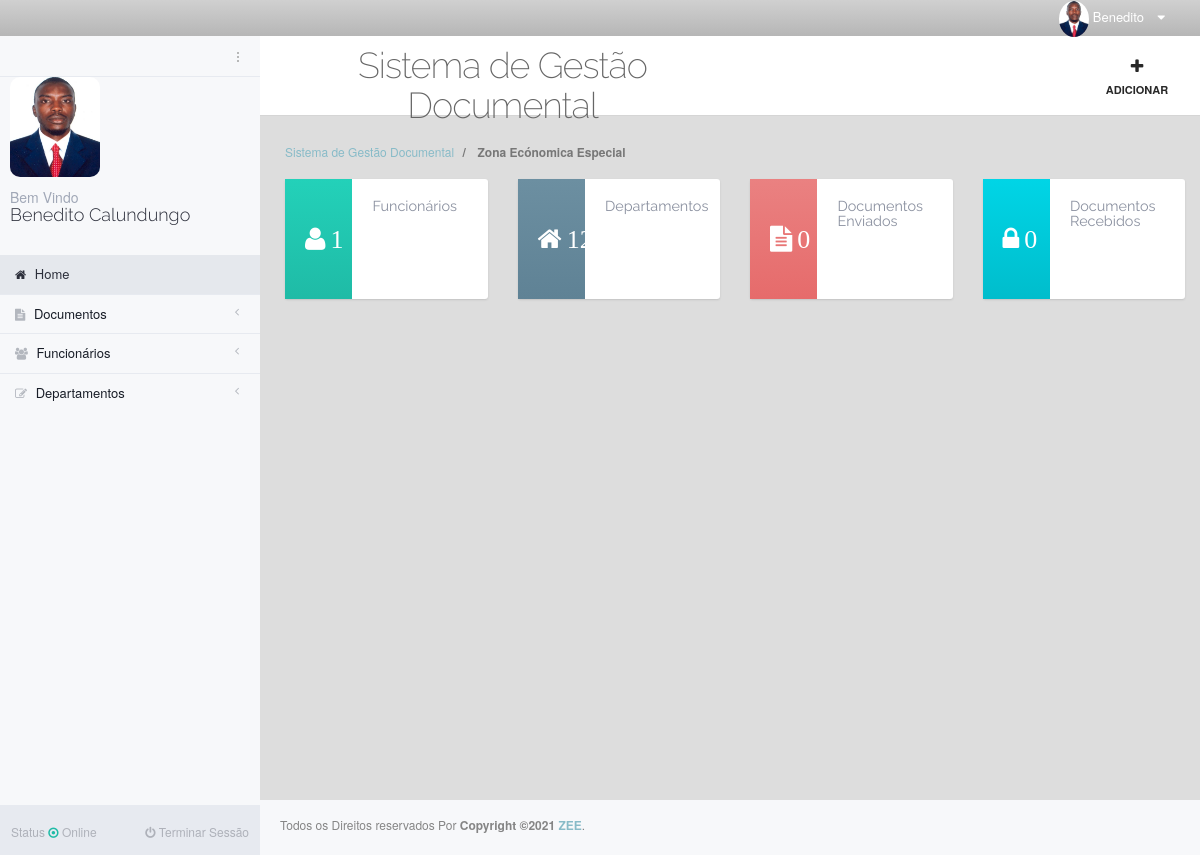
/ (signed in), run on the app's committed database.
### tables this page shows
CREATE TABLE `usuario` (
  `id` int(11) NOT NULL,
  `first_name` varchar(45) NOT NULL,
  `last_name` varchar(45) NOT NULL,
  `genre` varchar(45) NOT NULL,
  `email` varchar(80) NOT NULL,
  `password` varchar(45) NOT NULL,
  `id_funcao` int(10) NOT NULL,
  `Nivel_Acesso` enum('Administrador','Utilizador') NOT NULL,
  `id_departamento` int(11) NOT NULL,
  `foto` varchar(45) NOT NULL,
  `created_at` timestamp NOT NULL DEFAULT current_timestamp(),
  `updated_at` timestamp NULL DEFAULT NULL ON UPDATE current_timestamp()
);

### menu.php (shortened to what this page needs)
<?php
$connexao = connexao();
$userid =  $_SESSION['UserId'];
$result = mysqli_query($conecta, "SELECT * FROM usuario where id = $userid   ");
$resultado = mysqli_fetch_assoc($result);
?>
<div class="main-wrapper">
	<header class="topbar navbar navbar-inverse navbar-fixed-top inner">
		<div class="container">
			<div class="topbar-tools">
				<?php
				$sqlread = "SELECT *from usuario where id =$userid " ;
				try {
					$read = $connexao->prepare($sqlread);
					$read->execute();
				} catch (PDOException $e) {
					echo $e->getMessage();
				}
				while ($rs = $read->fetch(PDO::FETCH_OBJ)) {
				?>
					<ul class="nav navbar-right">
						<li class="dropdown current-user">
							<a data-toggle="dropdown" data-hover="dropdown" class="dropdown-toggle" data-close-others="true" href="#">
								<img style="height:100%; width:30px; " src="assets/foto/<?php echo utf8_encode($rs->foto); ?>" class="img-circle" alt=""> <span class="username hidden-xs">
									<?php echo " " .$resultado['first_name']; ?></span> <i class="fa fa-caret-down "></i>
							</a>
						</li>
					</ul>
				<?php } ?>
			</div>
		</div>
	</header>
	<nav id="pageslide-left" class="pageslide inner">
		<div class="navbar-content">
			<div class="main-navigation left-wrapper transition-left">
				<?php
				$sqlread = "SELECT *from usuario where id = $userid";
				try {
					$read = $connexao->prepare($sqlread);
					$read->execute();
				} catch (PDOException $e) {
					echo $e->getMessage();
				}
				while ($rs = $read->fetch(PDO::FETCH_OBJ)) {
				?>
					<div class="navigation-toggler hidden-sm hidden-xs">
						<a href="#main-navbar" class="sb-toggle-left">
						</a>
					</div>
					<div class="user-profile border-top padding-horizontal-10 block">
						<div class="inline-block">
							<img style="width: 90px; height: 100px;" src="assets/foto/<?php echo utf8_encode($rs->foto); ?>">
						</div>
						<div class="inline-block">
							<h5 class="no-margin"> Bem Vindo </h5>
							<h4 class="no-margin"><?php echo " " .$resultado['first_name'] . " " . $resultado['last_name'];
													?> </h4>
						</div>
					</div>
				<?php } ?>
				<ul class="main-navigation-menu">
					<li class="active open">
						<a href="index.php"><i class="fa fa-home"></i> <span class="title"> Home </span><span class="label label-default pull-right "></span> </a>
					</li>
					<li>
						<a href="javascript:void(0)"><i class="fa fa-file-text"></i> <span class="title"> Documentos </span><i class="icon-arrow"></i> </a>
					</li>
					<?php if ($_SESSION['UserNivel'] == "Administrador") { ?>
					<li>
						<a href="javascript:void(0)"><i class="fa fa-users"></i> <span class="title"> Funcionários </span><i class="icon-arrow"></i> </a>
					</li>
					<?php } ?>
					<?php if ($_SESSION['UserNivel'] == "Administrador") { ?>
						<li>
							<a href="javascript:void(0)"><i class="fa fa-pencil-square-o"></i> <span class="title"> Departamentos </span><i class="icon-arrow"></i> </a>
						</li>
					<?php } ?>
				</ul>
			</div>
		</div>
		<div class="slide-tools">
			<div class="col-xs-6 text-left no-padding">
				<a class="btn btn-sm status" href="#">
					Status <i class="fa fa-dot-circle-o text-green"></i> <span>Online</span>
				</a>
			</div>
			<div class="col-xs-6 text-right no-padding">
				<a class="btn btn-sm log-out text-right" href="Validacao/logout.php">
					<i class="fa fa-power-off"></i> Terminar Sessão
				</a>
			</div>
		</div>
	</nav>
</div>

### assets/css/themes/theme-style8.css (style rules this page uses)
body { background-color: #F7F8FA !important; }
.main-container, #pageslide-left, #pageslide-right { background-color: #F7F8FA !important; }
.topbar { background: #B6B6B6; background-color: #d0d0d0 0px; background-image: -webkit-gradient(linear, left top, left bottom, from(#d0d0d0 0px), to(#B6B6B6 100%)); background-image: -webkit-linear-gradient(top, #d0d0d0 0px, #B6B6B6 100%); background-image: -moz-linear-gradient(top, #d0d0d0 0px, #B6B6B6 100%); background-image: -ms-linear-gradient(top, #d0d0d0 0px, #B6B6B6 100%); background-image: -o-linear-gradient(top, #d0d0d0 0px, #B6B6B6 100%); background-image: linear-gradient(top, #d0d0d0 0px, #B6B6B6 100%); filter: progid:DXImageTransform.Microsoft.gradient(startColorStr='#d0d0d0 0px', endColorStr='#B6B6B6 100%'); }
.topbar .topbar-tools > ul > li > a { color: #ffffff; }
ul.main-navigation-menu > li a { border-bottom: none; border-top-color: #e7eaf0; color: #181d27; }
ul.main-navigation-menu > li a i { color: #b3b7be; font-weight: normal; }
ul.main-navigation-menu > li.active > a { background: #e5e8ed !important; border-top: none !important; color: #2C2F3B; }
ul.main-navigation-menu > li.active > a i { color: #2C2F3B; }
ul.main-navigation-menu > li.open > a, ul.main-navigation-menu > li > a:hover, ul.main-navigation-menu > li:hover > a { background-color: #f1f3f6; }
#pageslide-left .navigation-toggler .sb-toggle-left { background: url(../../images/dark_dots.png) no-repeat center center; }
#pageslide-left .slide-tools { background-color: #e7eaf0; }
#pageslide-left .btn { color: rgba(44, 47, 59, 0.3); }
#pageslide-left .user-profile { border-color: #e7eaf0; position: relative; }
#pageslide-left .user-profile h5 { color: #a1a8b7; }
#pageslide-left .user-profile h4 { color: #2C2F3B; }

### assets/css/print.css (style rules this page uses)
.navbar { display: none; }
.main-navigation { display: none; }

### data on the page
usuario: foto (picture), first_name "Benedito", last_name "Calundungo"

### other printed values
$linhas1 "1"
$linhas2 "12"
$linhas3 "0"
$linhas4 "0"
